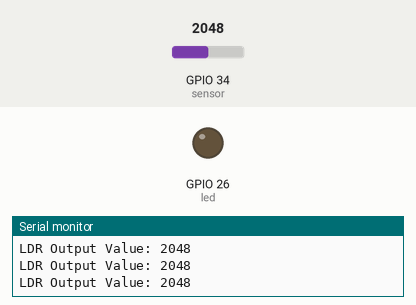
Bench run of a sketch on a simulated ESP32. Parts: output pins drawn as LEDs (lit = HIGH), the last lines printed to the serial monitor. The inputs (shaded band) are chosen by the test bench; at power-on: GPIO 34 (sensor) = 2048.

Above: at 1.2 s.
1.3 s: GPIO 34 (sensor) set to 2953
2.8 s: GPIO 34 (sensor) set to 3072
At 3.9 s:
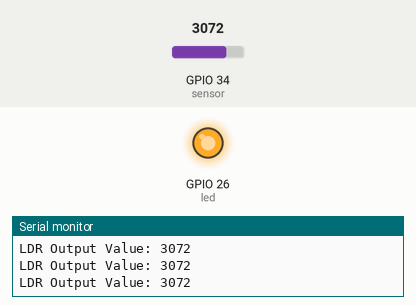
4.3 s: GPIO 34 (sensor) set to 1536
5.8 s: GPIO 34 (sensor) set to 1466
At 6.4 s:
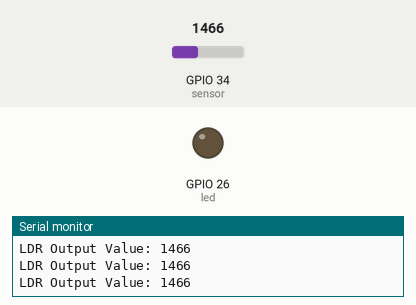
7.3 s: GPIO 34 (sensor) set to 3040
At 8.9 s:
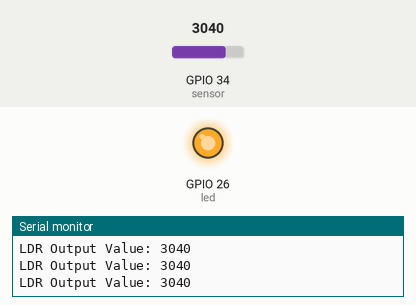
Timing chart, 0 to 9.9 s (numbered marks = the images above; inputs shaded):
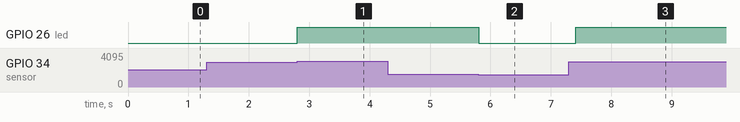

The sketch:

BRIGHTNESS_LED.ino
```cpp
int LDR_Val = 0;       // Змінна для значення фоторезистора
int sensor = 34;       // ADC пін для фоторезистора (GPIO34)
int led = 26;          // Пін для LED

void setup() {
  Serial.begin(9600);   // Швидкість Serial Monitor
  pinMode(led, OUTPUT); // LED як вихід
}

void loop() {
  LDR_Val = analogRead(sensor); // Зчитування значення LDR
  Serial.print("LDR Output Value: ");
  Serial.println(LDR_Val);

  // Якщо темно (значення LDR близько до 4000)
  if (LDR_Val > 3000) {
    digitalWrite(led, HIGH);  // LED горить
  }
  // Якщо яскраво (значення LDR близько до 0–200)
  else if (LDR_Val < 1500) {
    digitalWrite(led, LOW);   // LED вимкнено
  }

  delay(200); // Оновлення кожні 0.2 секунди
}
```

Measured:
- the behaviour switches between 3000 and 3001 on GPIO 34 (sensor) (found by bisection; images 0 and 1)
- the behaviour switches between 1500 and 1499 on GPIO 34 (sensor) (found by bisection; images 1 and 2)
- after the input at 2.8 s, GPIO 26 (led): LOW → HIGH at once
- after the input at 5.8 s, GPIO 26 (led): HIGH → LOW at once
- after the input at 7.3 s, GPIO 26 (led): LOW → HIGH after 0.11 s
